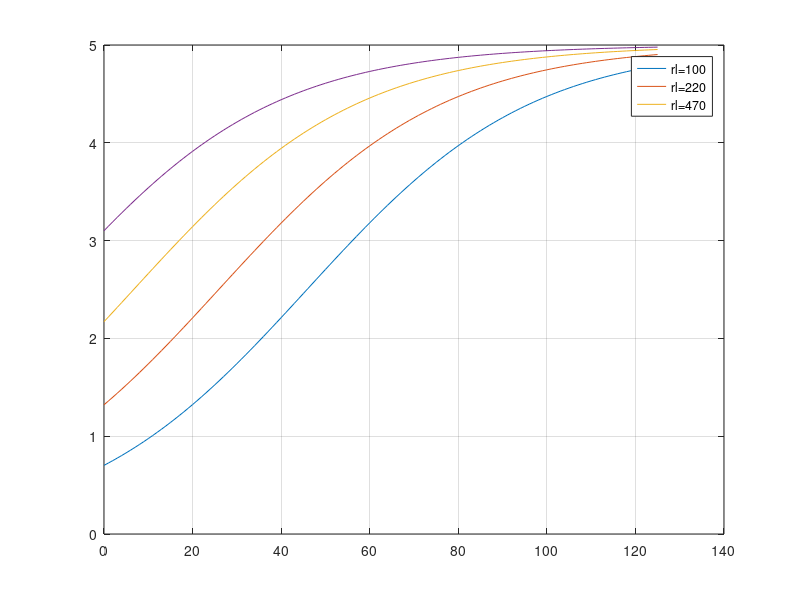

Source code (MATLAB):
clc
clear
close all

rl = [100 220 470 1e3];
t = 0:125;
    for i=1:length(rl)
    for j = 1:126     
        vo(j)= (rl(i)*5.0) / ((612.5*(exp(-0.03953*t(j))))+(rl(i)))
    end
    plot(t,vo)
    grid on
    hold on
    end
    legend('rl=100','rl=220','rl=470')